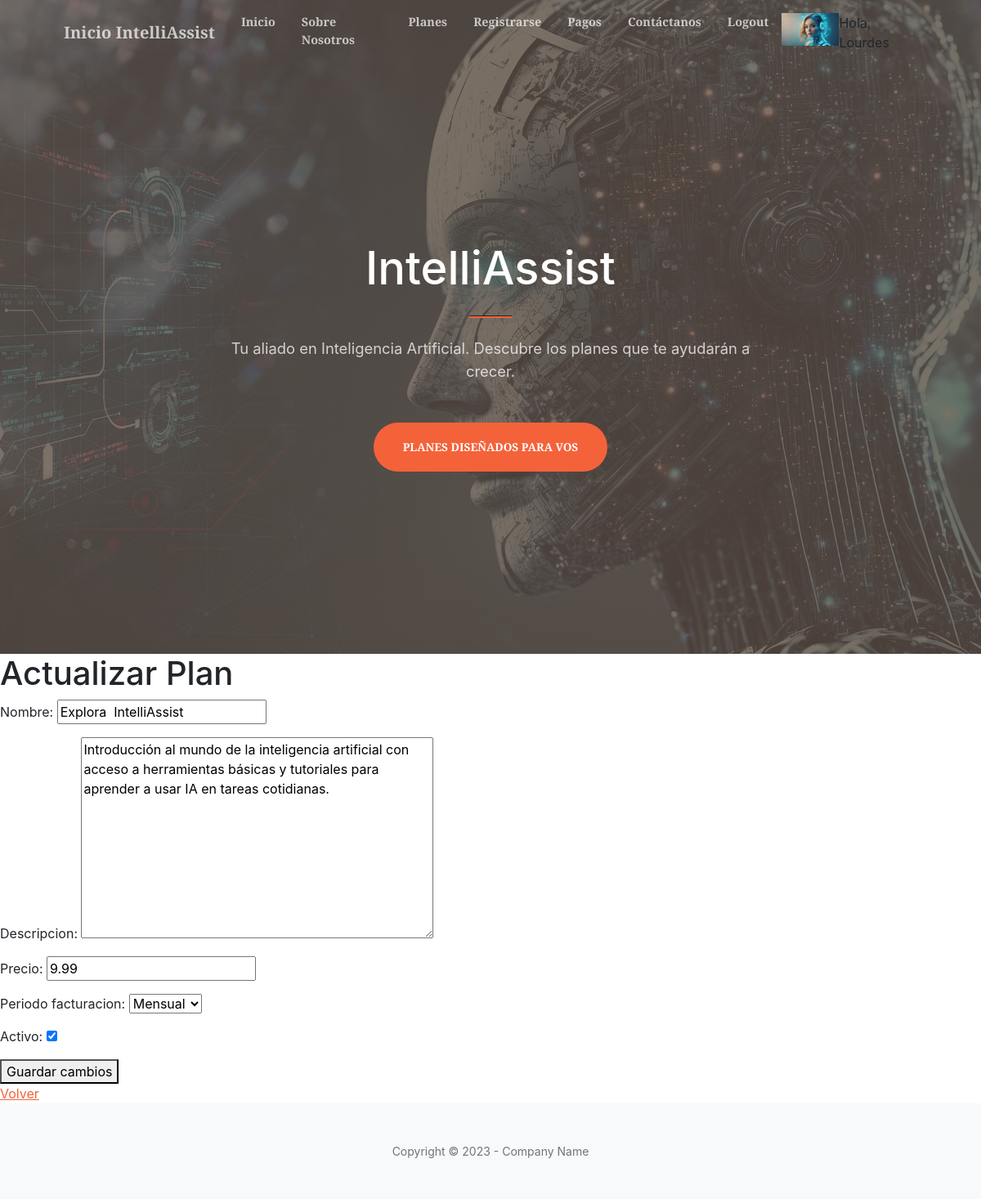
The page /planes/1/actualizar/ (signed in) on the database its author committed.
### PFApp/models.py (models this page shows, shortened)
class Avatar(models.Model):
    user = models.OneToOneField(User, on_delete=models.CASCADE, null=True, blank = True)
    imagen = models.ImageField(upload_to='avatares', null=True, blank = True)

class Plan(models.Model):
    nombre = models.CharField(max_length=100)
    descripcion = models.TextField()
    precio = models.DecimalField(max_digits=10, decimal_places=2)
    periodo_facturacion = models.CharField(max_length=50, choices=[('mensual', 'Mensual'), ('anual', 'Anual')])
    activo = models.BooleanField(default=True)

### PFApp/views.py (the view)
# urls.py: path('planes/<int:plan_id>/actualizar/', views.actualizar_plan, name='actualizar_plan'),
@login_required
@staff_member_required
def actualizar_plan(request, plan_id):
    plan = get_object_or_404(Plan, id=plan_id)
    if request.method == 'POST':
        form = PlanForm(request.POST, instance=plan)
        if form.is_valid():
            form.save()
            return redirect('Planes')
    else:
        form = PlanForm(instance=plan)
    return render(request, 'PFApp/actualizar_plan.html', {'form': form, 'plan': plan})

### PFApp/forms.py
class PlanForm(forms.ModelForm):
    class Meta:
        model = Plan
        fields = ['nombre', 'descripcion', 'precio', 'periodo_facturacion', 'activo']

### PFApp/templates/PFApp/actualizar_plan.html (shortened to what this page needs)
{% extends "PFApp/base.html" %}
{% load static %}
{% block main %}
    <h1>Actualizar Plan</h1>
    <form method="post">
        {{ form.as_p }}
        <button type="submit">Guardar cambios</button>
    </form>
    <a href="{% url 'Planes' %}">Volver</a>
{% endblock main %}

### PFApp/templates/PFApp/base.html (shortened to what this page needs)
<!DOCTYPE html>
{% load static %}
<html lang="en">
    <head>
        <link href="https://cdn.jsdelivr.net/npm/bootstrap-icons@1.5.0/font/bootstrap-icons.css" rel="stylesheet" />
        <link href="https://cdnjs.cloudflare.com/ajax/libs/SimpleLightbox/2.1.0/simpleLightbox.min.css" rel="stylesheet" />
        <link href="{% static 'PFApp/css/styles.css' %}" rel="stylesheet" />
    </head>
    <body id="page-top">
        <nav class="navbar navbar-expand-lg navbar-light fixed-top py-3" id="mainNav">
            <div class="container px-4 px-lg-5">
                <a class="navbar-brand" href="#page-top">Inicio IntelliAssist</a>
                <div class="collapse navbar-collapse" id="navbarResponsive">
                    <ul class="navbar-nav ms-auto my-2 my-lg-0">
                        <li class="nav-item"><a class="nav-link" href="{% url 'Inicio' %}">Inicio</a></li>
                        <li class="nav-item"><a class="nav-link" href="{% url 'about_us' %}">Sobre Nosotros</a></li>
                        <li class="nav-item"><a class="nav-link" href="{% url 'Planes' %}">Planes</a></li>
                        <li class="nav-item"><a class="nav-link" href="{% url 'Registrarse' %}">Registrarse</a></li>
                        {% if request.user.is_authenticated %}
                            {% if request.user.is_staff %}
                                <li class="nav-item"><a class="nav-link" href="{% url 'agregar_pago' %}">Pagos</a></li>
                            {% else %}
                                <li class="nav-item"><a class="nav-link" href="{% url 'Perfil' %}">Perfil</a></li>
                            {% endif %}
                        {% endif %}
                        <li class="nav-item"><a class="nav-link" href="{% url 'Contactanos' %}">Contáctanos</a></li>
                        {% if request.user.is_authenticated %}
                            <li class="nav-item"><a class="nav-link" href="{% url 'Logout' %}">Logout</a></li>
                        {% else %}
                            <li class="nav-item"><a class="nav-link" href="{% url 'Login' %}">Login</a></li>
                        {% endif %}
                        {% if request.user.is_authenticated %}
                            {% if request.user.avatar %}
                                <img src="{{ request.user.avatar.imagen.url }}" alt="Avatar" class="avatar-img" height="40px">
                            {% else %}
                                <img src="{% static 'PFApp/assets/img/avatar_usuario.jpg' %}" alt="Avatar por defecto" class="avatar-img" height="40px">
                            {% endif %}
                            <span>Hola, {{ request.user.username }}</span>
                        {% endif %}
                    </ul>
                </div>
            </div>
        </nav>
        <header class="masthead">
            <div class="container px-4 px-lg-5 h-100">
                <div class="row gx-4 gx-lg-5 h-100 align-items-center justify-content-center text-center">
                    <div class="col-lg-8 align-self-end">
                        <h1 class="text-white font-weight-bold">IntelliAssist</h1>
                        <hr class="divider" />
                    </div>
                    <div class="col-lg-8 align-self-baseline">
                        <p class="text-white-75 mb-5">Tu aliado en Inteligencia Artificial. Descubre los planes que te ayudarán a crecer.</p>
                        <a class="btn btn-primary btn-xl" href="#about">Planes diseñados para vos</a>
                    </div>
                </div>
            </div>
        </header>
        {% block main %}
        {% endblock main %}
        <footer class="bg-light py-5">
            <div class="container px-4 px-lg-5">
                <div class="small text-center text-muted">Copyright &copy; 2023 - Company Name</div>
            </div>
        </footer>
    </body>
</html>

### rows shown on the page
Plan: nombre "Explora IntelliAssist", descripcion "Introducción al mundo de la inteligencia artificial con acceso a herramientas básicas y tutoriales para aprender a usar IA en tareas cotidianas.", precio "9.99", periodo_facturacion "Mensual", activo "☑"

### other values the page prints
{{ request.user.username }} "Lourdes"
